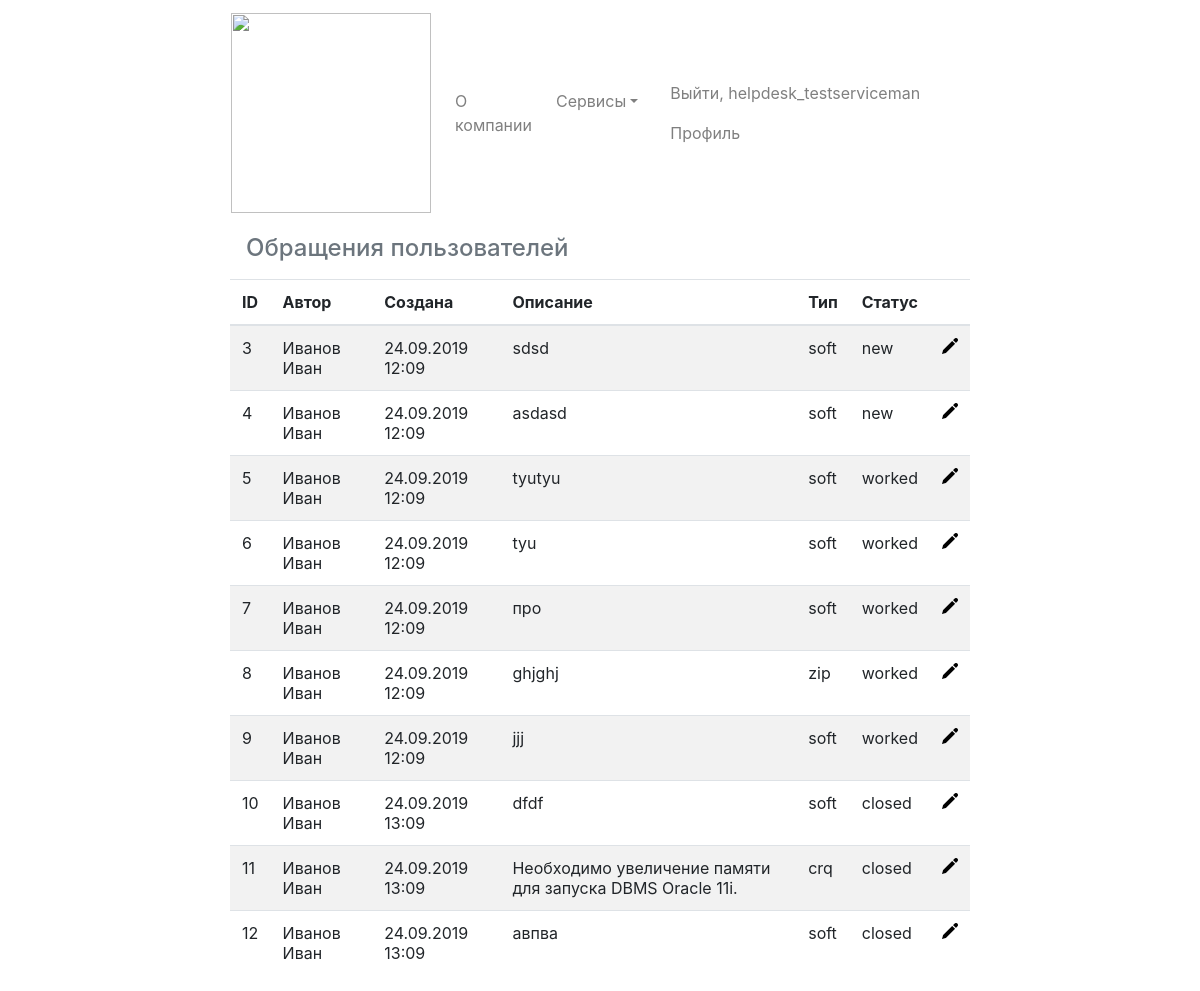
Page /helpdesk/ (signed in) on the earlier database version.
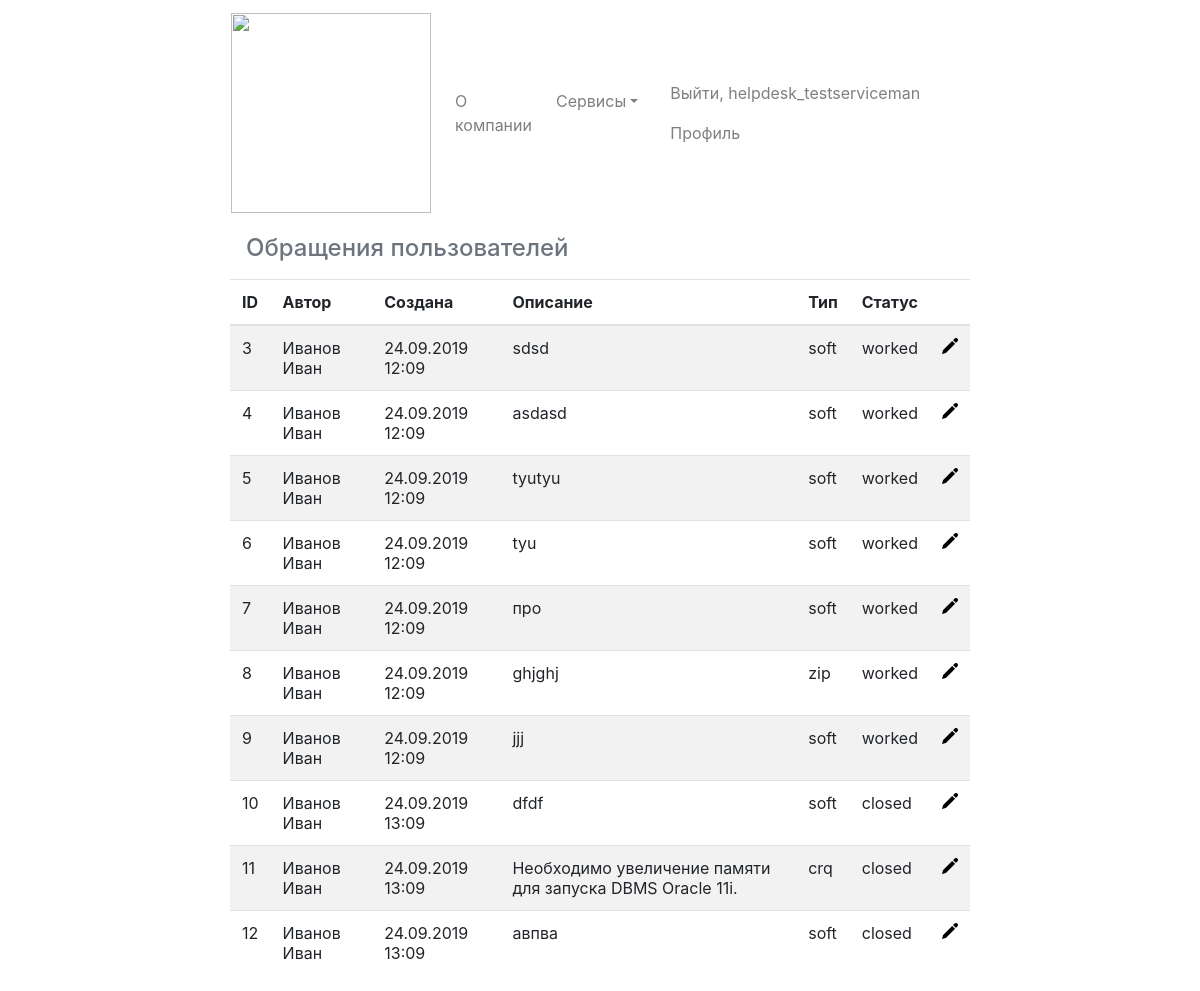
Same page on the later database version.
### helpdesk/models.py (models this page shows)
class HelpDeskIncidents(models.Model):
    INCIDENT_TYPES_CHOICES = (
        ('soft', 'Программный сбой'),
        ('zip', 'Расходные материалы'),
        ('crq', 'Запрос на изменение')
    )
    INCIDENT_STATE_CHOICES = (
        ('new', 'Новый'),
        ('worked', 'В работе'),
        ('wait', 'В ожидании'),
        ('done', "Выполнена"),
        ('closed', "Закрыта"),
        ('rework',"Доработка")
    )
    user = models.ForeignKey(HelpDeskUsers, on_delete=models.CASCADE)
    incident_type = models.CharField(max_length=100, choices=INCIDENT_TYPES_CHOICES)
    description = models.TextField(max_length=3000)
    timestamp_created = models.DateTimeField(auto_now_add=True, blank=True)
    state = models.CharField(max_length=100, choices=INCIDENT_STATE_CHOICES,editable=False, default='new')

### helpdesk/views.py (the view)
# urls.py: path('', views.index, name='index'),
@login_required
def index(request):
    template = loader.get_template('helpdesk/index.html')
    helpdeskuser = HelpDeskUsers.objects.get(user = request.user)
    helpdeskuserroles = list(helpdeskuser.role.all().values_list('role', flat=True))
    form = IncidentForm()
    form.fields['user'].queryset = HelpDeskUsers.objects.filter(user = request.user)
    form.fields['user'].empty_label = None
    own_incidents = HelpDeskIncidents.objects.filter(user = HelpDeskUsers.objects.get(user = request.user))
    users_incidents = HelpDeskIncidents.objects.all()
    new_incidents = HelpDeskIncidents.objects.filter(state='new')
    print (request.user.first_name)
    context = {
        'helpdeskuser' : helpdeskuser,
        'helpdeskuserroles' : helpdeskuserroles,
        'form' : form,
        'own_incidents': own_incidents,
        'users_incidents': users_incidents,
        'new_incidents':new_incidents,
    }
    return HttpResponse(template.render(context, request))

### templates/helpdesk/index.html (shortened to what this page needs)
{% extends 'base.html' %}
{% load bootstrap4 %}
{% load staticfiles %}
{% block content %}
    {% if 'serviceman'  in helpdeskuserroles  or 'admin' in helpdeskuserroles  %}
        <div class="col-xs-12 col-sm-6 col-md-8 col-lg-12">
            <a class="nav-link text-muted" href="#users" data-toggle="collapse"><h4>Обращения пользователей</h4></a>
            <div id="users" class="collapse show">
                <table class="table table-striped">
                    <thead>
                    <tr>
                        <th>ID</th>
                        <th>Автор</th>
                        <th>Создана</th>
                        <th>Описание</th>
                        <th>Тип</th>
                        <th>Статус</th>
                        <th></th>
                    </tr>
                    </thead>
                    <tbody>
                    {% for i in users_incidents %}
                        <tr>
                            <td>{{ i.id }}</td>
                            <td>{{ request.user.first_name }} {{ request.user.last_name }}</td>
                            <td>{{ i.timestamp_created| date:"d.m.Y H:m" }}</td>
                            <td>{{ i.description }}</td>
                            <td>{{ i.incident_type }}</td>
                            <td>{{ i.state }}</td>
                            <td>
                                <a href="open/{{ i.id }} " ><img src="{% static "icons/16x16/pen.png" %} "></a>
                            </td>
                        </tr>
                    {% endfor %}
                    </tbody>
                </table>
            </div>
        </div>
    {% endif %}
{% endblock %}

### templates/base.html (shortened to what this page needs)
{% load bootstrap4 %}
{% bootstrap_css %}
<!DOCTYPE html>
<html lang="en">
<head>
    {% load static %}
</head>
<div class="container-fluid">
    <div class="row">
        <div class="col-xs-12 col-sm-6 col-md-8 col-lg-2">
        </div>
        <div class="col-xs-12 col-sm-6 col-md-8 col-lg-8">
            <nav class="navbar navbar-expand-lg navbar-light">
                <a class="navbar-brand" href="/"><img src="{% static "main/logo.png" %}" width="200"/></a>
                <div class="collapse navbar-collapse" id="navbarColor01">
                    <ul class="navbar-nav mr-auto">
                        <li class="nav-item mr-sm-2">
                            <a class="nav-link"  href="/about">О компании</a>
                        </li>
                        <li class="nav-item dropdown">
                            <a class="nav-link dropdown-toggle" data-toggle="dropdown" href="#" id="themes">Сервисы</a>
                        </li>
                        <li class="nav-item">
                            <a class="nav-link" href="../help/"></a>
                        </li>
                    </ul>
                    <ul class="nav navbar-nav navbar-right">
                        {%  if request.user.is_authenticated %}
                            <li>
                                <a class="nav-link" href="/accounts/logout">Выйти, {{ request.user.username }}</a>
                            </li>
                            <li>
                                <a class="nav-link" href="/profile">Профиль</a>
                            </li>
                        {% endif %}
                    </ul>
                </div>
            </nav>
            {% block content %}{% endblock %}
        </div>
        <div class="col-xs-12 col-sm-6 col-md-4 col-lg-2">
        </div>
    </div>
</div>

Differences in the rows shown:
changed HelpDeskIncidents "sdsd": state "new" → "worked"
changed HelpDeskIncidents "asdasd": state "new" → "worked"
